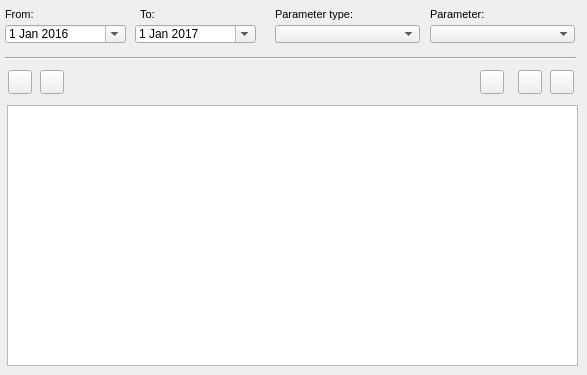
    <widget class="QWidget" name="page_event">
     <attribute name="title">
      <string>O&amp;&amp;M</string>
     </attribute>
     <widget class="QComboBox" name="event_id">
      <property name="geometry">
       <rect>
        <x>430</x>
        <y>25</y>
        <width>145</width>
        <height>18</height>
       </rect>
      </property>
     </widget>
     <widget class="QPushButton" name="btn_new_visit">
      <property name="geometry">
       <rect>
        <x>40</x>
        <y>70</y>
        <width>24</width>
        <height>24</height>
       </rect>
      </property>
      <property name="sizePolicy">
       <sizepolicy hsizetype="Minimum" vsizetype="Fixed">
        <horstretch>0</horstretch>
        <verstretch>0</verstretch>
       </sizepolicy>
      </property>
      <property name="toolTip">
       <string>Add visit</string>
      </property>
      <property name="styleSheet">
       <string notr="true"/>
      </property>
      <property name="text">
       <string/>
      </property>
      <property name="icon">
       <iconset>
        <normaloff>../icons/64b.png</normaloff>../icons/64b.png</iconset>
      </property>
      <property name="iconSize">
       <size>
        <width>22</width>
        <height>22</height>
       </size>
      </property>
     </widget>
     <widget class="QLabel" name="label_event_paramt_type">
      <property name="geometry">
       <rect>
        <x>275</x>
        <y>3</y>
        <width>93</width>
        <height>22</height>
       </rect>
      </property>
      <property name="font">
       <font>
        <pointsize>8</pointsize>
       </font>
      </property>
      <property name="layoutDirection">
       <enum>Qt::LeftToRight</enum>
      </property>
      <property name="frameShape">
       <enum>QFrame::NoFrame</enum>
      </property>
      <property name="frameShadow">
       <enum>QFrame::Raised</enum>
      </property>
      <property name="text">
       <string>Parameter type:</string>
      </property>
      <property name="textFormat">
       <enum>Qt::AutoText</enum>
      </property>
      <property name="scaledContents">
       <bool>false</bool>
      </property>
      <property name="margin">
       <number>3</number>
      </property>
     </widget>
     <widget class="QComboBox" name="event_type">
      <property name="geometry">
       <rect>
        <x>275</x>
        <y>25</y>
        <width>145</width>
        <height>18</height>
       </rect>
      </property>
     </widget>
     <widget class="QDateEdit" name="date_event_to">
      <property name="geometry">
       <rect>
        <x>135</x>
        <y>25</y>
        <width>121</width>
        <height>18</height>
       </rect>
      </property>
      <property name="calendarPopup">
       <bool>true</bool>
      </property>
      <property name="date">
       <date>
        <year>2017</year>
        <month>1</month>
        <day>1</day>
       </date>
      </property>
     </widget>
     <widget class="QPushButton" name="btn_open_gallery">
      <property name="geometry">
       <rect>
        <x>480</x>
        <y>70</y>
        <width>24</width>
        <height>24</height>
       </rect>
      </property>
      <property name="toolTip">
       <string>&lt;html&gt;&lt;head/&gt;&lt;body&gt;&lt;p&gt;Open Gallery&lt;/p&gt;&lt;/body&gt;&lt;/html&gt;</string>
      </property>
      <property name="styleSheet">
       <string notr="true"/>
      </property>
      <property name="text">
       <string/>
      </property>
      <property name="icon">
       <iconset>
        <normaloff>../icons/136b.png</normaloff>../icons/136b.png</iconset>
      </property>
      <property name="iconSize">
       <size>
        <width>22</width>
        <height>22</height>
       </size>
      </property>
     </widget>
     <widget class="QLabel" name="label_event_parameter">
      <property name="geometry">
       <rect>
        <x>430</x>
        <y>3</y>
        <width>91</width>
        <height>22</height>
       </rect>
      </property>
      <property name="font">
       <font>
        <pointsize>8</pointsize>
       </font>
      </property>
      <property name="frameShape">
       <enum>QFrame::NoFrame</enum>
      </property>
      <property name="frameShadow">
       <enum>QFrame::Raised</enum>
      </property>
      <property name="text">
       <string>Parameter:</string>
      </property>
      <property name="textFormat">
       <enum>Qt::AutoText</enum>
      </property>
      <property name="scaledContents">
       <bool>false</bool>
      </property>
      <property name="margin">
       <number>3</number>
      </property>
     </widget>
     <widget class="QDateEdit" name="date_event_from">
      <property name="geometry">
       <rect>
        <x>5</x>
        <y>25</y>
        <width>121</width>
        <height>18</height>
       </rect>
      </property>
      <property name="calendarPopup">
       <bool>true</bool>
      </property>
      <property name="date">
       <date>
        <year>2016</year>
        <month>1</month>
        <day>1</day>
       </date>
      </property>
     </widget>
     <widget class="QTableView" name="tbl_event_node">
      <property name="geometry">
       <rect>
        <x>7</x>
        <y>105</y>
        <width>571</width>
        <height>261</height>
       </rect>
      </property>
      <property name="sortingEnabled">
       <bool>true</bool>
      </property>
     </widget>
     <widget class="QLabel" name="label_data_event_from">
      <property name="geometry">
       <rect>
        <x>5</x>
        <y>3</y>
        <width>90</width>
        <height>22</height>
       </rect>
      </property>
      <property name="font">
       <font>
        <pointsize>8</pointsize>
       </font>
      </property>
      <property name="frameShape">
       <enum>QFrame::NoFrame</enum>
      </property>
      <property name="frameShadow">
       <enum>QFrame::Plain</enum>
      </property>
      <property name="text">
       <string>From:</string>
      </property>
      <property name="textFormat">
       <enum>Qt::AutoText</enum>
      </property>
      <property name="scaledContents">
       <bool>false</bool>
      </property>
      <property name="alignment">
       <set>Qt::AlignLeading|Qt::AlignLeft|Qt::AlignVCenter</set>
      </property>
      <property name="margin">
       <number>3</number>
      </property>
     </widget>
     <widget class="QLabel" name="label_data_event_to">
      <property name="geometry">
       <rect>
        <x>140</x>
        <y>3</y>
        <width>113</width>
        <height>22</height>
       </rect>
      </property>
      <property name="font">
       <font>
        <pointsize>8</pointsize>
       </font>
      </property>
      <property name="frameShape">
       <enum>QFrame::NoFrame</enum>
      </property>
      <property name="frameShadow">
       <enum>QFrame::Raised</enum>
      </property>
      <property name="text">
       <string>To:</string>
      </property>
      <property name="textFormat">
       <enum>Qt::AutoText</enum>
      </property>
      <property name="scaledContents">
       <bool>false</bool>
      </property>
      <property name="margin">
       <number>3</number>
      </property>
     </widget>
     <widget class="Line" name="line_7">
      <property name="geometry">
       <rect>
        <x>5</x>
        <y>50</y>
        <width>571</width>
        <height>16</height>
       </rect>
      </property>
      <property name="orientation">
       <enum>Qt::Horizontal</enum>
      </property>
     </widget>
     <widget class="QPushButton" name="btn_open_visit_doc">
      <property name="geometry">
       <rect>
        <x>518</x>
        <y>70</y>
        <width>24</width>
        <height>24</height>
       </rect>
      </property>
      <property name="toolTip">
       <string>&lt;html&gt;&lt;head/&gt;&lt;body&gt;&lt;p&gt;Open document&lt;/p&gt;&lt;/body&gt;&lt;/html&gt;</string>
      </property>
      <property name="styleSheet">
       <string notr="true"/>
      </property>
      <property name="text">
       <string/>
      </property>
      <property name="icon">
       <iconset>
        <normaloff>../icons/170b.png</normaloff>../icons/170b.png</iconset>
      </property>
      <property name="iconSize">
       <size>
        <width>22</width>
        <height>22</height>
       </size>
      </property>
     </widget>
     <widget class="QPushButton" name="btn_open_visit_event">
      <property name="geometry">
       <rect>
        <x>550</x>
        <y>70</y>
        <width>24</width>
        <height>24</height>
       </rect>
      </property>
      <property name="toolTip">
       <string>&lt;html&gt;&lt;head/&gt;&lt;body&gt;&lt;p&gt;Event data&lt;/p&gt;&lt;/body&gt;&lt;/html&gt;</string>
      </property>
      <property name="styleSheet">
       <string notr="true"/>
      </property>
      <property name="text">
       <string/>
      </property>
      <property name="icon">
       <iconset>
        <normaloff>../icons/134b.png</normaloff>../icons/134b.png</iconset>
      </property>
      <property name="iconSize">
       <size>
        <width>22</width>
        <height>22</height>
       </size>
      </property>
     </widget>
     <widget class="QPushButton" name="btn_open_visit">
      <property name="geometry">
       <rect>
        <x>8</x>
        <y>70</y>
        <width>24</width>
        <height>24</height>
       </rect>
      </property>
      <property name="toolTip">
       <string>Visit manager</string>
      </property>
      <property name="styleSheet">
       <string notr="true"/>
      </property>
      <property name="text">
       <string/>
      </property>
      <property name="icon">
       <iconset>
        <normaloff>../icons/65b.png</normaloff>../icons/65b.png</iconset>
      </property>
      <property name="iconSize">
       <size>
        <width>22</width>
        <height>22</height>
       </size>
      </property>
     </widget>
    </widget>
